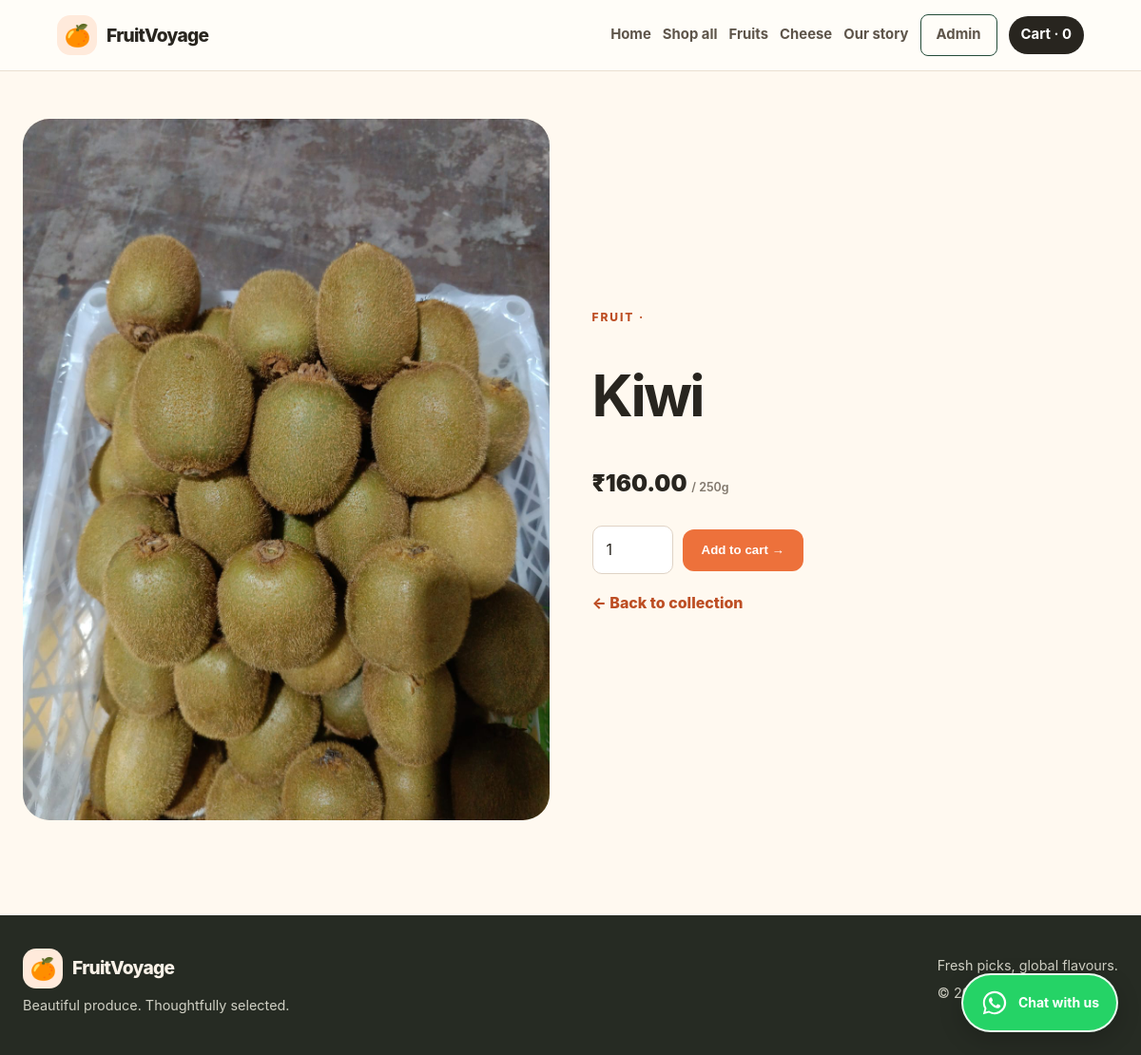
Screenshot of /product/10 with the database file from the repository.
### tables this page shows
CREATE TABLE products (
                id INTEGER PRIMARY KEY AUTOINCREMENT,
                name TEXT NOT NULL,
                category TEXT NOT NULL DEFAULT 'fruit',
                origin TEXT DEFAULT '',
                price REAL NOT NULL DEFAULT 0,
                unit TEXT NOT NULL DEFAULT 'kg',
                description TEXT DEFAULT '',
                image TEXT DEFAULT '',
                featured INTEGER NOT NULL DEFAULT 0,
                active INTEGER NOT NULL DEFAULT 1
            );

### app.py (the view)
@app.route("/product/<int:product_id>")
def product(product_id):
    with connect_db() as con:
        item = con.execute("""
            SELECT *
            FROM products
            WHERE id = ? AND active = 1
        """, (product_id,)).fetchone()
    if not item:
        abort(404)
    return render_template(
        "product.html",
        p=item
    )

### app.py (called while the page is built)
def connect_db():
    con = sqlite3.connect(DB_PATH)
    con.row_factory = sqlite3.Row
    return con

@app.context_processor
def inject_cart_count():
    cart = session.get("cart", {})
    return {
        "cart_count": sum(cart.values())
    }

### templates/product.html (shortened to what this page needs)
{% extends "base.html" %}
{% block body %}
<main class="container">
    <div class="product-detail">
        <div class="detail-image">
            {% if p['image'] %}
                <img
                    src="{{ url_for('static', filename=p['image']) }}"
                    alt="{{ p['name'] }}"
                >
            {% else %}
                <div class="image-placeholder">
                    {{ '🧀' if p['category'] == 'cheese' else '🍎' }}
                </div>
            {% endif %}
        </div>
        <div class="detail-copy">
            <div class="eyebrow">
                {{ p['category'] }} · {{ p['origin'] }}
            </div>
            <h1>{{ p['name'] }}</h1>
            <p class="price">
                ₹{{ '%.2f'|format(p['price']) }}
                <small>/ {{ p['unit'] }}</small>
            </p>
            <form class="inline-form"
                  method="post"
                  action="{{ url_for('add_to_cart', product_id=p['id']) }}">
                <input class="field"
                       type="number"
                       name="qty"
                       value="1"
                       min="1"
                       max="99"
                       aria-label="Quantity">
                <button class="btn" type="submit">
                    Add to cart →
                </button>
            </form>
            <p style="margin-top: 18px">
                <a class="text-link" href="{{ url_for('shop') }}">
                    ← Back to collection
                </a>
            </p>
        </div>
    </div>
</main>
{% endblock %}

### static/style.css (style rules this page uses)
:root { --cream: #fff9f0; --paper: #fffdf9; --ink: #28251f; --muted: #81786d; --orange: #ed713b; --orange-dark: #bd4e24; --green: #365c43; --line: #eadfd1; --shadow: 0 18px 50px rgba(57, 39, 22, .10); }
* { box-sizing: border-box; }
html { scroll-behavior: smooth; }
body { margin: 0; background: var(--cream); color: var(--ink); font-family: Inter, system-ui, -apple-system, sans-serif; line-height: 1.6; }
a { color: inherit; text-decoration: none; }
img { display: block; max-width: 100%; }
h1, h2, h3 { letter-spacing: -.045em; line-height: 1.12; }
h1 { font-size: clamp(2.5rem, 6vw, 5.3rem); }
.container { width: min(1160px, calc(100% - 40px)); margin: auto; }
.eyebrow { color: var(--orange-dark); font-size: .75rem; font-weight: 800; letter-spacing: .16em; text-transform: uppercase; }
.btn { display: inline-flex; align-items: center; justify-content: center; gap: 8px; padding: 13px 20px; border: 0; border-radius: 12px; background: var(--orange); color: white; font-weight: 800; cursor: pointer; transition: transform .22s, box-shadow .22s, background .22s; }
.text-link { color: var(--orange-dark); font-weight: 800; }
.price { font-size: 1.12rem; font-weight: 900; }
.price small { color: var(--muted); font-size: .78rem; font-weight: 600; }
.field, select, textarea { width: 100%; padding: 12px 14px; border: 1px solid #dfd3c5; border-radius: 10px; background: white; color: var(--ink); font: inherit; }
.product-detail { display: grid; grid-template-columns: 1fr 1fr; align-items: center; gap: 45px; padding: 50px 0; }
.detail-image { min-height: 420px; overflow: hidden; border-radius: 28px; background: #f5e5d5; }
.detail-image img { width: 100%; height: 100%; min-height: 420px; object-fit: cover; }
.detail-copy h1 { font-size: clamp(2.4rem, 5vw, 4rem); }
.detail-copy .price { font-size: 1.5rem; }
.inline-form { display: flex; align-items: center; gap: 10px; margin-top: 24px; }
.inline-form input { width: 85px; }
html { width: 100%; overflow-x: clip; }
body { width: 100%; min-width: 0; margin: 0; overflow-x: clip; }
img { max-width: 100%; }
.container { width: min(1200px, calc(100% - 48px)); margin-inline: auto; }
.price { overflow-wrap: anywhere; }
button, .btn, .quick-add, .filter, .admin-link { touch-action: manipulation; }
button, .btn { min-height: 44px; }

### rows the page displays
products: image+name (picture), category "FRUIT", name "Kiwi", price "160.00", unit "250g"

### other values shown
{{ cart_count }} "0"
